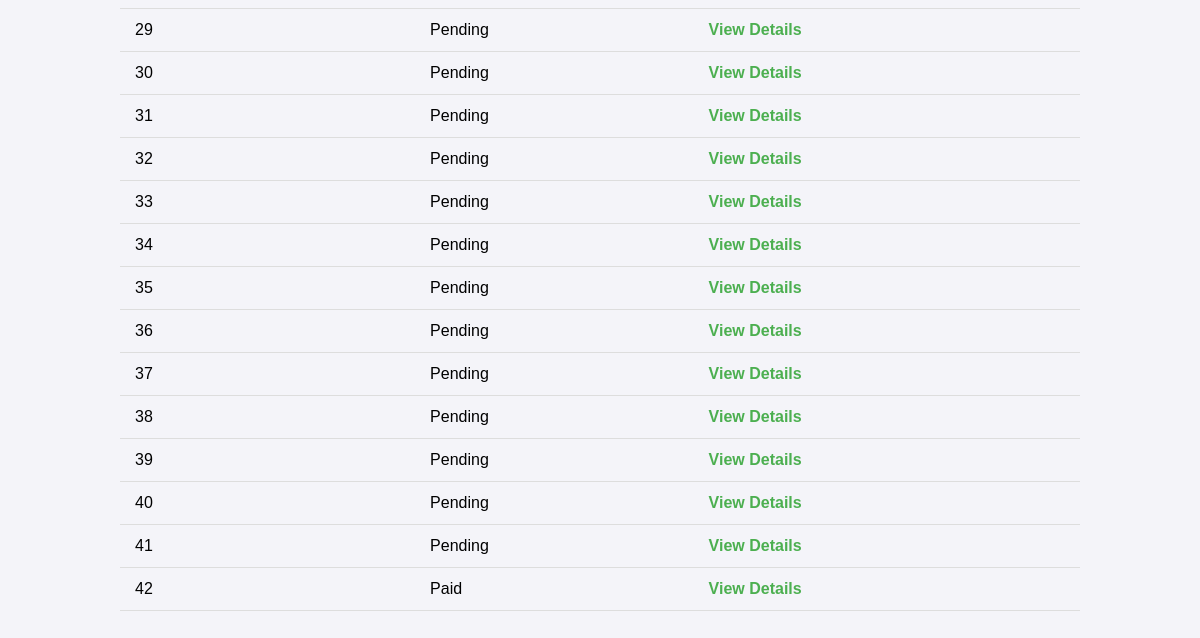
The page /my_orders/ (lower part) on the database as committed earlier.
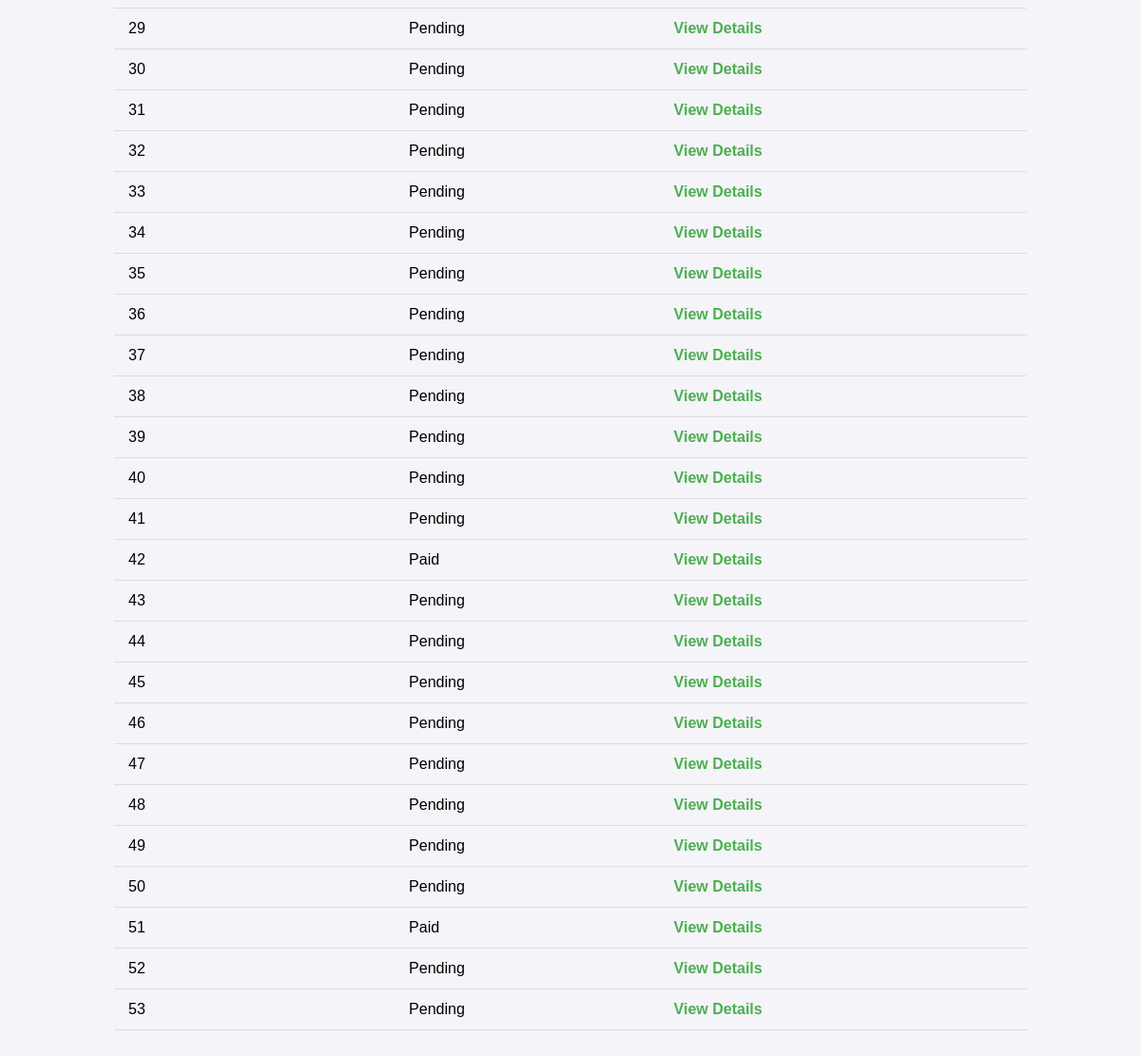
The same page on the database as committed later.
### orders/models.py (models this page shows, shortened)
class Order(models.Model):
    status = models.CharField(max_length=50, default="Pending")  # Status: Pending, Paid, Refunded
    total_price = models.DecimalField(max_digits=10, decimal_places=2, default=0)  # New field to store total price

### orders/views.py (the view)
# urls.py: path('my_orders/', views.my_orders, name='my_orders'),
@csrf_exempt  # Disable CSRF protection for this view (for testing purposes)
def my_orders(request):
    orders = Order.objects.all()
    return render(request, 'orders/my_orders.html', {'orders': orders})

### orders/templates/orders/my_orders.html (shortened to what this page needs)
<!DOCTYPE html>
<html lang="en">
<head>
</head>
<body>
    <table>
        <tbody>
            {% for order in orders %}
                <tr>
                    <td>{{ order.id }}</td>
                    <td>{{ order.status }}</td>
                    <td>
                        <a href="{% url 'order_details' order.id %}">View Details</a>
                    </td>
                </tr>
            {% endfor %}
        </tbody>
    </table>
</body>
</html>

### orders/templates/orders/my_orders.html (style rules this page uses)
body { font-family: Arial, sans-serif; margin: 0; padding: 0; background-color: #f4f4f9; }
table { width: 80%; margin: 0 auto; border-collapse: collapse; margin-bottom: 40px; }
a { color: #4CAF50; text-decoration: none; font-weight: bold; }

Rows that differ between the two databases and show on the page:
added Order: id "43", status "Pending"
added Order: id "44", status "Pending"
added Order: id "45", status "Pending"
added Order: id "46", status "Pending"
added Order: id "47", status "Pending"
added Order: id "48", status "Pending"
added Order: id "49", status "Pending"
added Order: id "50", status "Pending"
added Order: id "51", status "Paid"
added Order: id "52", status "Pending"
added Order: id "53", status "Pending"
